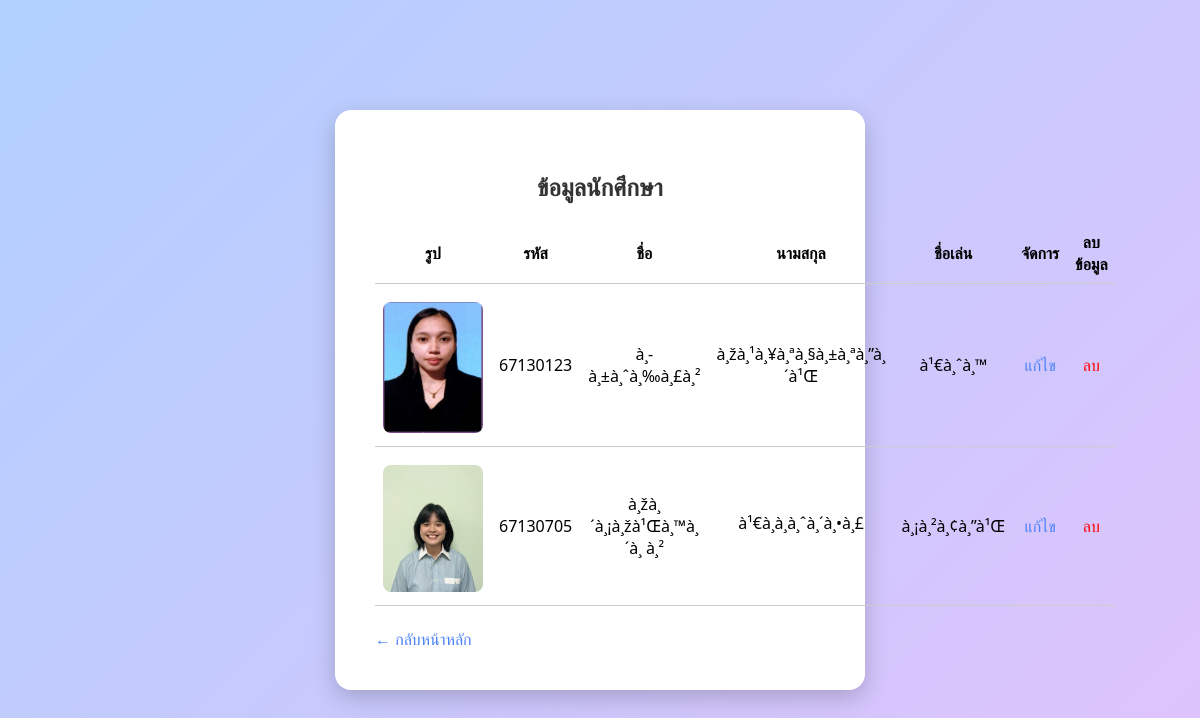
Screenshot of /list.php (signed in) with the database file from the repository.
### tables this page shows
CREATE TABLE `students` (
  `id` int(11) NOT NULL AUTO_INCREMENT,
  `student_id` varchar(20) DEFAULT NULL,
  `firstname` varchar(100) DEFAULT NULL,
  `lastname` varchar(100) DEFAULT NULL,
  `nickname` varchar(100) DEFAULT NULL,
  `photo` varchar(255) DEFAULT NULL,
  PRIMARY KEY (`id`)
);

### src/list.php (the view, shortened to what this page needs)
<?php
$conn = new mysqli("db", "student", "studentpass", "student_db");
$result = $conn->query("SELECT * FROM students");
?>
<!DOCTYPE html>
<html>
<head>
</head>
<body>
  <div class="container">
    <h2>ข้อมูลนักศึกษา</h2>
    <table>
      <tr>
        <th>รูป</th>
        <th>รหัส</th>
        <th>ชื่อ</th>
        <th>นามสกุล</th>
        <th>ชื่อเล่น</th>
        <th>จัดการ</th>
        <th>ลบข้อมูล</th>
   </tr>
      <?php while ($row = $result->fetch_assoc()): ?>
      <tr>
        <td>
          <?php if ($row['photo']): ?>
            <img src="uploads/<?= $row['photo'] ?>" class="photo">
          <?php else: ?> - <?php endif; ?>
        </td>
        <td><?= $row['student_id'] ?></td>
        <td><?= $row['firstname'] ?></td>
        <td><?= $row['lastname'] ?></td>
        <td><?= $row['nickname'] ?></td>
        <td><a href="edit.php?id=<?= $row['id'] ?>">แก้ไข</a></td>
        <td><a href="javascript:void(0);" onclick="confirmDelete(<?= $row['id'] ?>)" style="color:red;">ลบ</a></td>
      </tr>
      <?php endwhile; ?>
    </table>
    <br>
    <a href="main.php">← กลับหน้าหลัก</a>
  </div>
</body>
</html>

### rows the page displays
students: photo (picture), student "67130123", firstname "à¸­à¸±à¸ˆà¸‰à¸£à¸²", lastname "à¸žà¸¹à¸¥à¸ªà¸§à¸±à¸ªà¸”à¸´à¹Œ", nickname "à¹€à¸ˆà¸™"
students: photo (picture), student "67130705", firstname "à¸žà¸´à¸¡à¸žà¹Œà¸™à¸´à¸ à¸²", lastname "à¹€à¸­à¸à¸ˆà¸´à¸•à¸£", nickname "à¸¡à¸²à¸¢à¸”à¹Œ"
